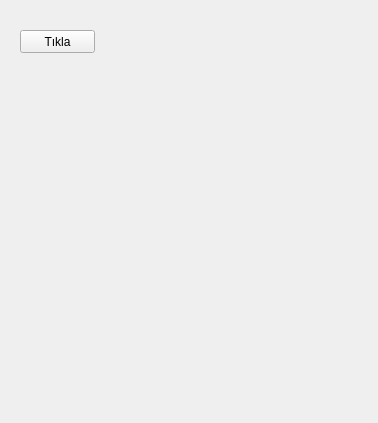
<?xml version="1.0" encoding="UTF-8"?>
<ui version="4.0">
 <class>Form</class>
 <widget class="QWidget" name="Form">
  <property name="geometry">
   <rect>
    <x>0</x>
    <y>0</y>
    <width>378</width>
    <height>423</height>
   </rect>
  </property>
  <property name="windowTitle">
   <string>Örnek</string>
  </property>
  <widget class="QPushButton" name="button">
   <property name="geometry">
    <rect>
     <x>20</x>
     <y>30</y>
     <width>75</width>
     <height>23</height>
    </rect>
   </property>
   <property name="text">
    <string>Tıkla</string>
   </property>
  </widget>
 </widget>
 <resources/>
 <connections/>
</ui>
